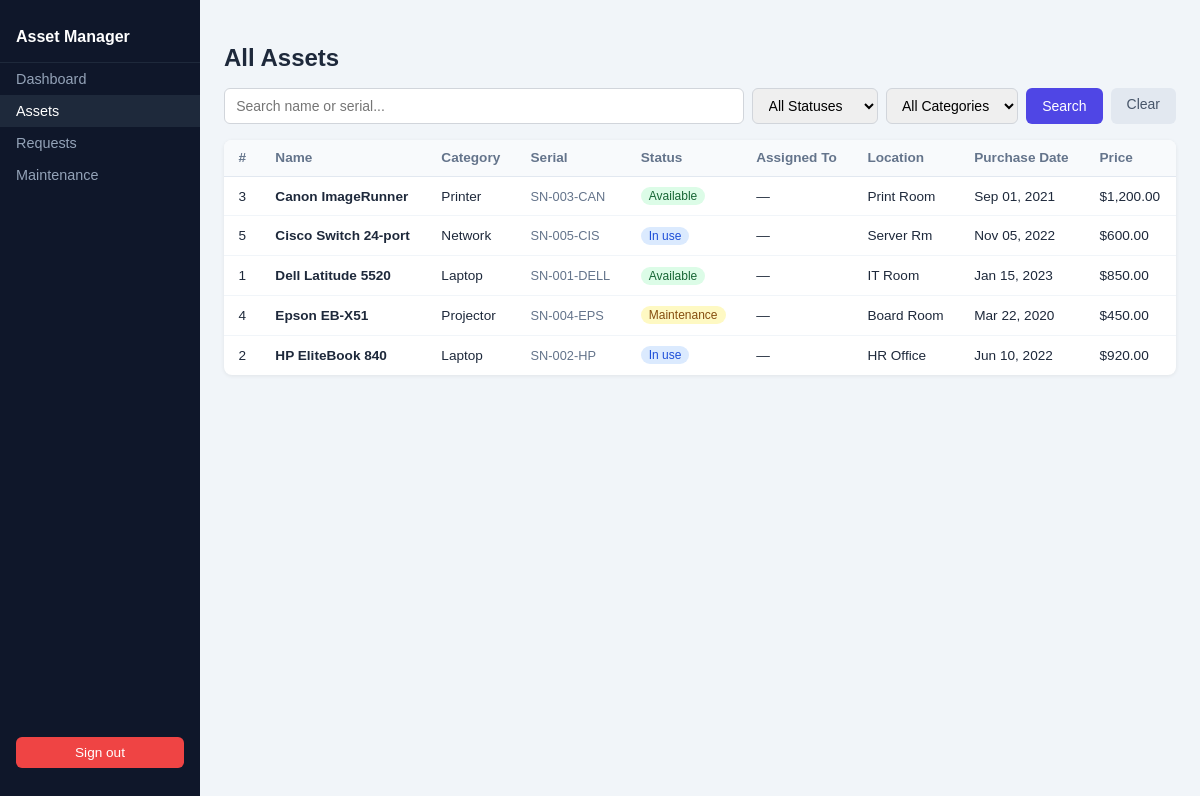
Page /manager/assets.php (signed in) on the committed database.
### tables this page shows
CREATE TABLE assets (
  id             INT AUTO_INCREMENT PRIMARY KEY,
  name           VARCHAR(150) NOT NULL,
  serial_number  VARCHAR(100) UNIQUE,
  category_id    INT,
  assigned_to    INT,                             
  status         ENUM('available','in_use','maintenance','retired')
                   NOT NULL DEFAULT 'available',
  location       VARCHAR(150),
  purchase_date  DATE,
  purchase_price DECIMAL(10,2),
  notes          TEXT,
  created_at     TIMESTAMP DEFAULT CURRENT_TIMESTAMP,
  updated_at     TIMESTAMP DEFAULT CURRENT_TIMESTAMP
                   ON UPDATE CURRENT_TIMESTAMP,

  CONSTRAINT fk_assets_category
    FOREIGN KEY (category_id) REFERENCES categories(id)
    ON DELETE SET NULL,

  CONSTRAINT fk_assets_user
    FOREIGN KEY (assigned_to) REFERENCES users(id)
    ON DELETE SET NULL
);

CREATE TABLE categories (
  id          INT AUTO_INCREMENT PRIMARY KEY,
  name        VARCHAR(100) NOT NULL UNIQUE,
  description TEXT,
  created_at  TIMESTAMP DEFAULT CURRENT_TIMESTAMP
);

### manager/assets.php (the view, shortened to what this page needs)
<?php
require_once '../db.php';
$search        = trim($_GET['q'] ?? '');
$filter_status = $_GET['status'] ?? 'all';
$where_parts = [];
$where = $where_parts ? 'WHERE '.implode(' AND ', $where_parts) : '';
$assets      = $conn->query("SELECT a.*,c.name AS category_name,u.name AS assigned_user FROM assets a LEFT JOIN categories c ON c.id=a.category_id LEFT JOIN users u ON u.id=a.assigned_to $where ORDER BY a.name ASC");
$pending_req = $conn->query("SELECT COUNT(*) AS c FROM asset_requests WHERE status='pending'")->fetch_assoc()['c'];
?>
<!DOCTYPE html>
<html lang="en">
<head>
</head>
<body>
<aside class="sidebar">
  <div class="brand">Asset Manager</div>
  <nav>
    <a href="dashboard.php">Dashboard</a>
    <a href="assets.php" class="active">Assets</a>
    <a href="requests.php">Requests <?= $pending_req > 0 ? "($pending_req)" : '' ?></a>
    <a href="maintenance.php">Maintenance</a>
  </nav>
  <div class="logout"><a href="../logout.php">Sign out</a></div>
</aside>
<main class="main">
  <h2>All Assets</h2>
  <form method="GET">
    <div class="filter-bar">
      <input type="text" name="q" value="<?=htmlspecialchars($search)?>" placeholder="Search name or serial...">
      <select name="status">
        <option value="all" <?=$filter_status==='all'?'selected':''?>>All Statuses</option>
      </select>
      <select name="category">
        <option value="0">All Categories</option>
      </select>
      <button type="submit" class="btn-search">Search</button>
      <a href="assets.php" class="btn-clear">Clear</a>
    </div>
  </form>
  <div class="card">
    <table>
      <thead>
        <tr><th>#</th><th>Name</th><th>Category</th><th>Serial</th><th>Status</th><th>Assigned To</th><th>Location</th><th>Purchase Date</th><th>Price</th></tr>
      </thead>
      <tbody>
        <?php if($assets->num_rows===0): ?>
          <tr><td colspan="9" class="empty">No assets found.</td></tr>
        <?php else: ?>
          <?php while($row=$assets->fetch_assoc()): ?>
          <tr>
            <td><?=$row['id']?></td>
            <td><strong><?=htmlspecialchars($row['name'])?></strong></td>
            <td><?=htmlspecialchars($row['category_name']??'—')?></td>
            <td style="font-size:.8rem;color:#64748b"><?=htmlspecialchars($row['serial_number']??'—')?></td>
            <td><span class="badge <?=$row['status']?>"><?=ucfirst(str_replace('_',' ',$row['status']))?></span></td>
            <td><?=htmlspecialchars($row['assigned_user']??'—')?></td>
            <td><?=htmlspecialchars($row['location']??'—')?></td>
            <td><?=$row['purchase_date']?date('M d, Y',strtotime($row['purchase_date'])):'—'?></td>
            <td><?=$row['purchase_price']?'$'.number_format($row['purchase_price'],2):'—'?></td>
          </tr>
          <?php endwhile; ?>
        <?php endif; ?>
      </tbody>
    </table>
  </div>
</main>
</body>
</html>

### manager/assets.php (style rules this page uses)
body { font-family:sans-serif;display:flex;min-height:100vh;margin:0;background:#f1f5f9;color:#1e293b }
.sidebar { width:200px;background:#0f172a;padding:1rem 0;display:flex;flex-direction:column }
.sidebar .brand { color:#fff;font-weight:700;padding:.75rem 1rem 1rem;border-bottom:1px solid #1e293b }
.sidebar nav a { display:block;color:#94a3b8;text-decoration:none;padding:.5rem 1rem;font-size:.9rem }
.sidebar nav a:hover,.sidebar nav a.active { background:#1e293b;color:#fff }
.sidebar .logout { margin-top:auto;padding:1rem }
.sidebar .logout a { display:block;text-align:center;background:#ef4444;color:#fff;padding:.5rem;border-radius:6px;text-decoration:none;font-size:.85rem }
.main { flex:1;padding:1.5rem;overflow-x:auto }
h2 { margin-bottom:1rem }
.filter-bar { display:flex;gap:8px;margin-bottom:1rem;flex-wrap:wrap }
.filter-bar input,.filter-bar select { padding:.5rem .7rem;border:1px solid #d1d5db;border-radius:6px;font-size:.875rem }
.filter-bar input { flex:1;min-width:150px }
.btn-search { padding:.5rem 1rem;background:#4f46e5;color:#fff;border:none;border-radius:6px;cursor:pointer;font-size:.875rem }
.btn-clear { padding:.5rem 1rem;background:#e2e8f0;color:#475569;border:none;border-radius:6px;cursor:pointer;font-size:.875rem;text-decoration:none }
.card { background:#fff;border-radius:8px;box-shadow:0 1px 4px rgba(0,0,0,.07);overflow:hidden }
table { width:100%;border-collapse:collapse;font-size:.85rem }
th { background:#f8fafc;padding:.65rem .9rem;text-align:left;border-bottom:1px solid #e2e8f0;color:#64748b;font-weight:600 }
td { padding:.65rem .9rem;border-bottom:1px solid #f1f5f9 }
tr:last-child td { border-bottom:none }
.badge { display:inline-block;padding:2px 8px;border-radius:20px;font-size:.75rem;font-weight:500 }
.badge.available { background:#dcfce7;color:#166534 }
.badge.in_use { background:#dbeafe;color:#1d4ed8 }
.badge.maintenance { background:#fef9c3;color:#854d0e }

### rows in the picture
assets: id "3", name "Canon ImageRunner", category.name "Printer", serial_number "SN-003-CAN", status "Available", assigned_user "—", location "Print Room", purchase_date "Sep 01, 2021", purchase_price "1,200.00"
assets: id "5", name "Cisco Switch 24-port", category.name "Network", serial_number "SN-005-CIS", status "In use", assigned_user "—", location "Server Rm", purchase_date "Nov 05, 2022", purchase_price "600.00"
assets: id "1", name "Dell Latitude 5520", category.name "Laptop", serial_number "SN-001-DELL", status "Available", assigned_user "—", location "IT Room", purchase_date "Jan 15, 2023", purchase_price "850.00"
assets: id "4", name "Epson EB-X51", category.name "Projector", serial_number "SN-004-EPS", status "Maintenance", assigned_user "—", location "Board Room", purchase_date "Mar 22, 2020", purchase_price "450.00"
assets: id "2", name "HP EliteBook 840", category.name "Laptop", serial_number "SN-002-HP", status "In use", assigned_user "—", location "HR Office", purchase_date "Jun 10, 2022", purchase_price "920.00"
